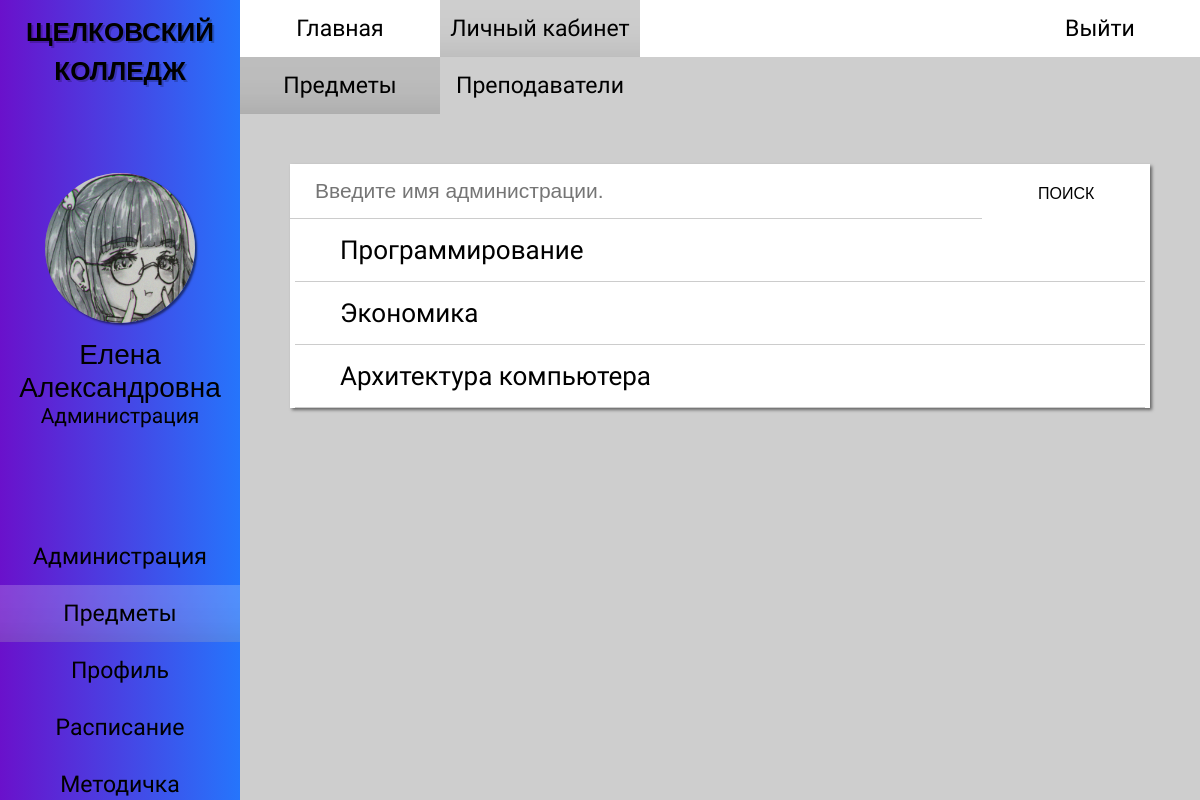
Page /subject.php (signed in) on the committed database.
### tables this page shows
CREATE TABLE `subjects` (
  `id_subject` int(11) NOT NULL,
  `name` varchar(25) NOT NULL,
  `id_speciality` int(11) NOT NULL,
  `id_teacher` int(11) NOT NULL
);

### subject.php (the view, shortened to what this page needs)
<?
$user_info = $_SESSION['user_info'];
$user_fio = explode(' ', $user_info[0]);
$user_info[0] = $user_fio[1].' '.$user_fio[2];
require_once 'php/connection.php';
$query_subject_list = "SELECT id_subject, subjects.name FROM subjects ";
$result_subject_list = mysqli_query($link, $query_subject_list);
?>
<!DOCTYPE html>
<html>
<head>
    <link rel="stylesheet" href="styles/style_admin.css">
    <link rel="stylesheet" href="styles/contents/style_subject.css">
    <link rel="stylesheet" href="styles/style_adaptability.css">
</head>
<body>
    <div id="main-wrapper">
        <div id="wrapper-one">
            <div id="side-bar">
                <div class="hm-logo">
                    <h2> <a href="index.php"> ЩЕЛКОВСКИЙ <br> КОЛЛЕДЖ </a> </h2>
                </div>
                <div class="sb-profile">
                    <img src="images/avatar.jpg">
                    <? echo " <p class='sb-name'> $user_info[0] </p>"; ?>
                    <? echo "<p class='sb-role'> $user_info[1] </p>"; ?>
                </div>
                <div class="sb-menu">
                    <ul>
                        <li> <a href="administration.php"> Администрация </a> </li>
                        <li> <a href="subject.php" id="sb-menu_active"> Предметы </a> </li>
                        <li> <a href="student_you.php"> Профиль </a> </li>
                        <li> <a href="schedule.php"> Расписание </a> </li>
                        <li> <a href="metodichka.php"> Методичка </a> </li>
                    </ul>
                </div>
            </div>
        </div>
        <div id="wrapper-two">
            <div id="header-menu">
                <div class="hm-menu">
                    <ul>
                        <li> <a href="index.php"> Главная </a> </li>
                        <li> <a href="student_you.php" id="hm-menu_active"> Личный кабинет</a> </li>
                    </ul>
                </div>
                <div class="hm-login">
                    <a href="php/logout.php"> Выйти </a>
                </div>
            </div>
            <div id="nav-menu">
                <ul>
                    <li> <a href="subject.php" id="nav-menu_active"> Предметы </a> </li>
                    <li> <a href="subject_teacher.php"> Преподаватели </a> </li>
                </ul>
            </div>
            <div id="content">
                <div class="items">
                    <form id="search-form" method="GET">
                        <div class="s-b">
                            <input id="enter" type="text" placeholder="Введите имя администрации." value="" name="search-field">
                            <input id="search" type="submit" value="ПОИСК" name="search-button">
                        </div>
                    </form>
                    <form method="GET" action="subject_subject_profile.php">
                        <?
                        while ($data_subject_list = mysqli_fetch_row($result_subject_list))
                        {
                            echo "<p class='text-p'> $data_subject_list[1] <input class='p-button' type='submit' name='id' value='$data_subject_list[0]'> </p>";
                            echo "<hr>";
                        }
                        ?>
                    </form>
                </div>
            </div>
        </div>
    </div>
</body>
</html>

### styles/style_admin.css (style rules this page uses)
* { box-sizing: border-box; margin: 0; padding: 0; }
html, head, body, #main-wrapper { font-family: "PT Sans Narrow", sans-serif, "Roboto", sans-serif, "Oswald", sans-serif; overflow-y: hidden; height: 100% !important; min-height: 100%; background-color: #CECECE; }
#wrapper-one { float: left; width: 20%; min-height: 100%; }
#wrapper-two { float: right; overflow-y: scroll; width: 80%; min-height: 100%; }
#wrapper-one { position: relative; z-index: 15; float: left; overflow: hidden; overflow: scroll; width: 20%; height: 100%; background-image: linear-gradient(to right, #6A11CB 0%, #2575FC 100%); -ms-overflow-style: none; scrollbar-width: none; }
.hm-logo h2 { font-family: "Oswald", sans-serif; font-size: 26px; padding: 10px 0; text-align: center; text-shadow: 2px 2px 0 rgba(0,0,0,0.2); }
.sb-profile img { display: block; width: 150px; height: 150px; margin: 75px auto 15px auto; border-radius: 100%; box-shadow: 2px 2px 2px 0 rgba(0,0,0,0.5); }
.sb-profile .sb-name { font-family: "Roboto", sans-serif; font-size: 28px; text-align: center; }
.sb-profile .sb-role { font-size: 21px; text-align: center; }
.sb-menu { display: flex; flex-direction: column; padding: 100px 0; }
.sb-menu ul { display: flex; flex-direction: column; width: 100%; list-style-type: none; }
.sb-menu a { font-size: 23px; display: block; width: 100%; padding: 15px 0 15px 0; transition: 0.3s linear; text-align: center; text-decoration: none; color: black; }
.sb-menu a:hover, #sb-menu_active { transition: 0.2s linear; background-color: rgba(255,255,255,0.2); box-shadow: 0 -75px 85px -130px rgba(0,0,0,0.85) inset; }
#header-menu { display: flex; background-color: white; flex-wrap: wrap; }
.hm-menu { display: flex; flex-wrap: wrap; }
.hm-menu ul { display: flex; width: 100%; list-style-type: none; flex-wrap: wrap; }
.hm-menu a { font-size: 23px; display: block; width: 100%; min-width: 200px; padding: 15px 0 15px 0; transition: 0.3s linear; text-align: center; text-decoration: none; color: black; }
.hm-menu a:hover, #hm-menu_active { transition: 0.2s linear; background-color: #CECECE; box-shadow: 0 -75px 85px -130px rgba(0,0,0,0.85) inset; }
.hm-login { margin-left: auto; }
.hm-login a { font-size: 23px; display: block; min-width: 200px; padding: 15px 0 15px 0; transition: 0.3s linear; text-align: center; text-decoration: none; color: black; background-color: white; }
.hm-logo a { text-decoration: none; color: black; }
#nav-menu { display: flex; background-color: #CECECE; flex-wrap: wrap; }
#nav-menu ul { font-size: 23px; display: flex; width: 100%; list-style-type: none; flex-wrap: wrap; }
#nav-menu a { display: block; width: 100%; min-width: 200px; padding: 15px 0 15px 0; transition: 0.3s linear; text-align: center; text-decoration: none; color: black; }
#nav-menu a:hover, #nav-menu_active { transition: 0.2s linear; background-color: #BDBDBD; box-shadow: 0 -75px 85px -130px rgba(0,0,0,0.85) inset; }
#content { padding: 50px; }
.text-p { font-size: 26px; position: relative; width: 100%; padding: 16px 0px; transition: 0.2s linear; text-indent: 50px; }
.s-b { display: flex; }
.s-b input { flex-grow: 1; }

### styles/contents/style_subject.css (style rules this page uses)
#content { height: 100%; }
#enter { font-size: 21px; width: 80%; height: 55px; text-indent: 25px; border: none; border-bottom: 1px solid rgba(0,0,0,0.2); }
#search { font-family: "Oswald", sans-serif; font-size: 16px; float: right; width: 19%; height: 55px; transition: 0.2s linear; text-align: center; border: none; background-color: white; }
#content hr { margin: 0 5px; border: 0; border-bottom: 1px solid #CCCCCC; background: #999999; }
#content .items { background-color: white; box-shadow: 2px 2px 3px 0 rgba(0,0,0,0.5); }
#content .items p { margin: 0 auto; }

### styles/style_adaptability.css (style rules this page uses)
#main-wrapper { min-width: 800px; }
@media screen and (max-width: 1210px) { .hm-logo { width: 100%; } }
@media screen and (max-width: 1210px) { .hm-menu { align-items: center; justify-content: center; } }

### rows in the picture
subjects: name "Программирование"
subjects: name "Экономика"
subjects: name "Архитектура компьютера"

### other values in the picture
$user_info[0] "Елена Александровна"
$user_info[1] "Администрация"
